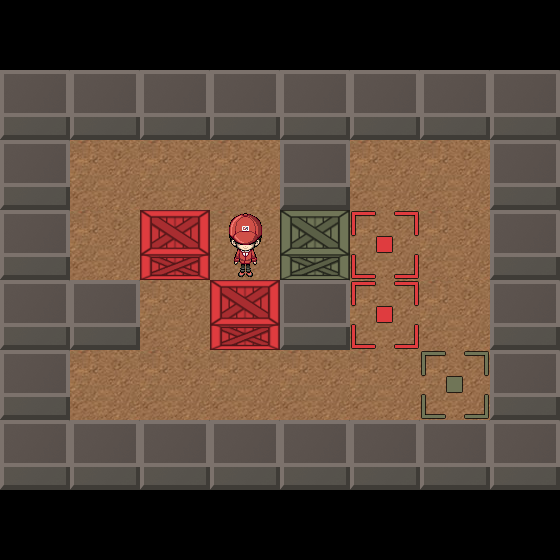

A level layout from a 2D game, rendered from its tile map. Below: a short description, then the map file with its tile-grid data intact:
An orthogonal 8x8 tile map with 70x70 px tiles, 4 tile layers (level, targets, player, boxes).

<map version="1.2" tiledversion="1.2.4" orientation="orthogonal" renderorder="right-down" width="8" height="8" tilewidth="70" tileheight="70" infinite="0" nextlayerid="5" nextobjectid="1">
 <tileset firstgid="1" name="sokoban" tilewidth="70" tileheight="70" tilecount="56" columns="8">
  <image source="../kanamiSprite2.png" width="560" height="490" />
 </tileset>
 <layer id="1" name="level" width="8" height="8">
  <data encoding="csv">
0,0,0,0,0,0,0,0,
47,47,47,47,47,47,47,47,
47,31,31,31,47,31,31,47,
47,31,31,31,31,31,31,47,
47,47,31,31,47,31,31,47,
47,31,31,31,31,31,31,47,
47,47,47,47,47,47,47,47,
0,0,0,0,0,0,0,0
</data>
 </layer>
 <layer id="2" name="targets" width="8" height="8">
  <data encoding="csv">
0,0,0,0,0,0,0,0,
0,0,0,0,0,0,0,0,
0,0,0,0,0,0,0,0,
0,0,0,0,0,42,0,0,
0,0,0,0,0,42,0,0,
0,0,0,0,0,0,44,0,
0,0,0,0,0,0,0,0,
0,0,0,0,0,0,0,0
</data>
 </layer>
 <layer id="3" name="player" width="8" height="8">
  <data encoding="csv">
0,0,0,0,0,0,0,0,
0,0,0,0,0,0,0,0,
0,0,0,0,0,0,0,0,
0,0,0,8,0,0,0,0,
0,0,0,0,0,0,0,0,
0,0,0,0,0,0,0,0,
0,0,0,0,0,0,0,0,
0,0,0,0,0,0,0,0
</data>
 </layer>
 <layer id="4" name="boxes" width="8" height="8">
  <data encoding="csv">
0,0,0,0,0,0,0,0,
0,0,0,0,0,0,0,0,
0,0,0,0,0,0,0,0,
0,0,34,0,36,0,0,0,
0,0,0,34,0,0,0,0,
0,0,0,0,0,0,0,0,
0,0,0,0,0,0,0,0,
0,0,0,0,0,0,0,0
</data>
 </layer>
</map>